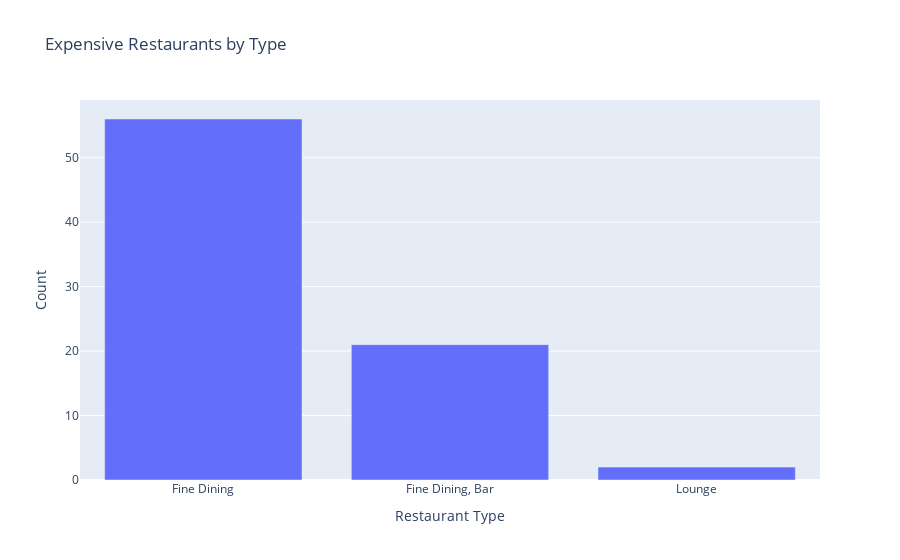

Notebook code cell kept with this figure:
### Markdown cell above
# Types of the most of the expensive restaurants

### Code cell
# Get the value counts of restaurant types for expensive restaurants
rest_type_counts = df[df.cost > 3000].rest_type.value_counts()

# Create a bar chart using Plotly Express
fig = px.bar(
    x=rest_type_counts.index,  # Restaurant types
    y=rest_type_counts.values,  # Count values
    labels={'x': 'Restaurant Type', 'y': 'Count'},
    title='Expensive Restaurants by Type'
)

fig.show()

### Figure 1 — Plotly figure (JSON) as saved in the notebook; plotly's stock layout.template omitted (floating-point values rounded to 4 significant figures)
{"data": [{"hovertemplate": "Restaurant Type=%{x}<br>Count=%{y}<extra></extra>", "legendgroup": "", "marker": {"color": "#636efa", "pattern": {"shape": ""}}, "name": "", "orientation": "v", "showlegend": false, "textposition": "auto", "type": "bar", "x": ["Fine Dining", "Fine Dining, Bar", "Lounge"], "xaxis": "x", "y": [56, 21, 2], "yaxis": "y"}], "layout": {"barmode": "relative", "legend": {"tracegroupgap": 0}, "title": {"text": "Expensive Restaurants by Type"}, "xaxis": {"anchor": "y", "domain": [0, 1], "title": {"text": "Restaurant Type"}}, "yaxis": {"anchor": "x", "domain": [0, 1], "title": {"text": "Count"}}}}
